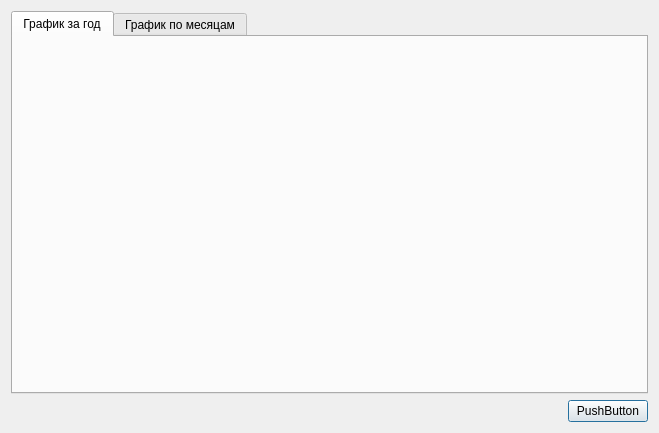
<?xml version="1.0" encoding="UTF-8"?>
<ui version="4.0">
 <class>GraphLoad</class>
 <widget class="QDialog" name="GraphLoad">
  <property name="geometry">
   <rect>
    <x>0</x>
    <y>0</y>
    <width>659</width>
    <height>433</height>
   </rect>
  </property>
  <property name="windowTitle">
   <string>График загруженности</string>
  </property>
  <layout class="QVBoxLayout" name="verticalLayout_4">
   <item>
    <widget class="QTabWidget" name="tabWidget">
     <property name="currentIndex">
      <number>0</number>
     </property>
     <widget class="QWidget" name="year_graph">
      <attribute name="title">
       <string>График за год</string>
      </attribute>
      <layout class="QVBoxLayout" name="verticalLayout">
       <item>
        <layout class="QVBoxLayout" name="year_graph_layout"/>
       </item>
      </layout>
     </widget>
     <widget class="QWidget" name="months_graph">
      <attribute name="title">
       <string>График по месяцам</string>
      </attribute>
      <layout class="QHBoxLayout" name="horizontalLayout">
       <item>
        <layout class="QVBoxLayout" name="graph_layout"/>
       </item>
       <item>
        <layout class="QHBoxLayout" name="months_graph_layout">
         <item>
          <layout class="QVBoxLayout" name="verticalLayout_3">
           <item>
            <widget class="QLabel" name="label">
             <property name="text">
              <string>Выбор месяца:</string>
             </property>
            </widget>
           </item>
           <item>
            <widget class="QComboBox" name="cb_months"/>
           </item>
           <item>
            <spacer name="verticalSpacer">
             <property name="orientation">
              <enum>Qt::Vertical</enum>
             </property>
             <property name="sizeHint" stdset="0">
              <size>
               <width>20</width>
               <height>40</height>
              </size>
             </property>
            </spacer>
           </item>
          </layout>
         </item>
        </layout>
       </item>
      </layout>
     </widget>
    </widget>
   </item>
   <item>
    <layout class="QHBoxLayout" name="horizontalLayout_2">
     <item>
      <spacer name="horizontalSpacer">
       <property name="orientation">
        <enum>Qt::Horizontal</enum>
       </property>
       <property name="sizeHint" stdset="0">
        <size>
         <width>40</width>
         <height>20</height>
        </size>
       </property>
      </spacer>
     </item>
     <item>
      <widget class="QPushButton" name="pb_close_graph">
       <property name="text">
        <string>PushButton</string>
       </property>
      </widget>
     </item>
    </layout>
   </item>
  </layout>
 </widget>
 <resources/>
 <connections/>
</ui>
